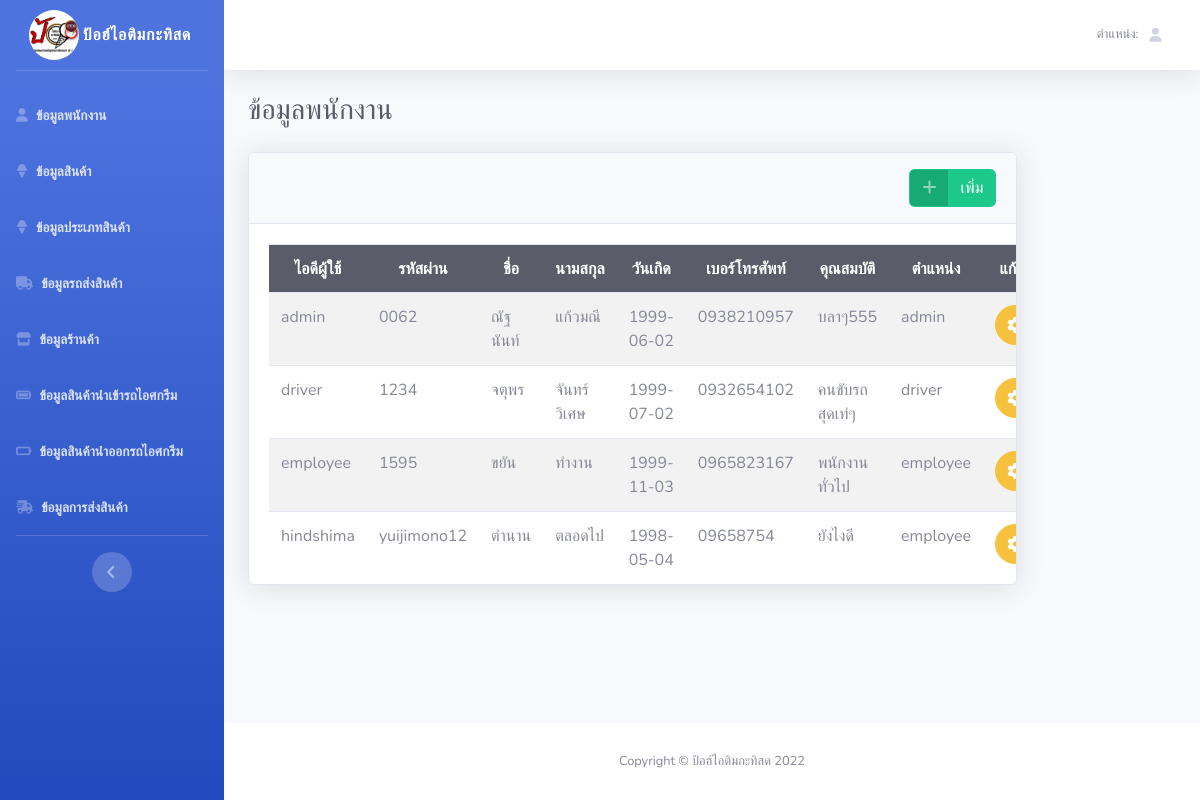
Page /employee_admin.php on the earlier database version.
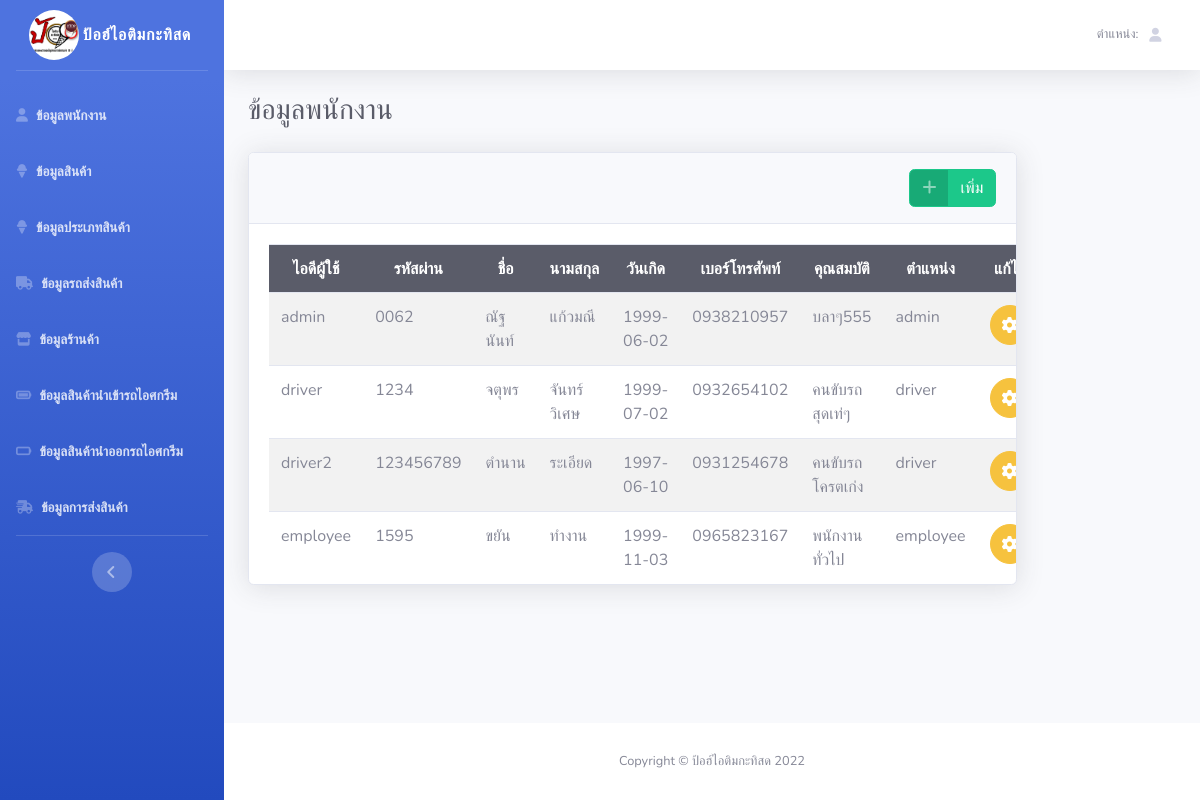
Same page on the later database version.
### tables this page shows
CREATE TABLE `employee` (
  `emp_id` varchar(50) NOT NULL,
  `emp_psw` varchar(50) NOT NULL,
  `emp_name` varchar(50) NOT NULL,
  `emp_sname` varchar(50) NOT NULL,
  `emp_birth` date NOT NULL,
  `emp_phone` varchar(15) NOT NULL,
  `qualification` varchar(100) NOT NULL,
  `position` enum('admin','driver','employee','') NOT NULL
);

### employee_admin.php (the view, shortened to what this page needs)
<?php
require("connection.php");
?>
<!DOCTYPE html>
<html lang="en">
<head>
    <link href="vendor/fontawesome-free-6.0.0-web/css/all.min.css" rel="stylesheet" type="text/css">
    <link href="css/sb-admin-2.min.css" rel="stylesheet">
</head>
<body id="page-top">
    <div id="wrapper">
        <ul class="navbar-nav bg-gradient-primary sidebar sidebar-dark accordion" id="accordionSidebar">
            <a class="sidebar-brand d-flex align-items-center justify-content-center" href="index_admin.php">
                <div >
                    <i><img style="border-radius: 50%; width: 50px; " src="image/224019868_4188885927869080_8971062786250497666_n.jpg" ></i>
                </div>
                <div class="sidebar-brand-text mx-1">ป้อฮ์ไอติมกะทิสด</div>
            </a>
            <hr class="sidebar-divider">
            <li class="nav-item">
                <a class="nav-link collapsed" href="employee_admin.php">
                    <i class="fa-solid fa-user"></i>
                    <span><b>ข้อมูลพนักงาน</b></span>
                </a>
            </li>
            <li class="nav-item">
                <a class="nav-link collapsed" href="#">
                    <i class="fa-solid fa-ice-cream"></i>
                    <span><b>ข้อมูลสินค้า</b></span>
                </a>
            </li>
            <li class="nav-item">
                <a class="nav-link collapsed" href="#">
                    <i class="fa-solid fa-ice-cream"></i>
                    <span><b>ข้อมูลประเภทสินค้า</b></span>
                </a>
            </li>
            <li class="nav-item">
                <a class="nav-link collapsed" href="#">
                    <i class="fa-solid fa-truck"></i>
                    <span><b>ข้อมูลรถส่งสินค้า</b></span>
                </a>
            </li>
            <li class="nav-item">
                <a class="nav-link collapsed" href="#">
                    <i class="fa-solid fa-store"></i>
                    <span><b>ข้อมูลร้านค้า</b></span>
                </a>
            </li>
            <li class="nav-item">
                <a class="nav-link collapsed" href="#">
                    <i class="fa-solid fa-battery-full"></i>
                    <span><b>ข้อมูลสินค้านำเข้ารถไอศกรีม</b></span>
                </a>
            </li>
            <li class="nav-item">
                <a class="nav-link collapsed" href="#">
                    <i class="fa-solid fa-battery-empty"></i>
                    <span><b>ข้อมูลสินค้านำออกรถไอศกรีม</b></span>
                </a>
            </li>
            <li class="nav-item">
                <a class="nav-link collapsed" href="#">
                    <i class="fa-solid fa-truck-fast"></i>
                    <span><b>ข้อมูลการส่งสินค้า</b></span>
                </a>
            </li>
            <hr class="sidebar-divider d-none d-md-block">
            <div class="text-center d-none d-md-inline">
                <button class="rounded-circle border-0" id="sidebarToggle"></button>
            </div>
        </ul>
        <div id="content-wrapper" class="d-flex flex-column">
            <div id="content">
                <nav class="navbar navbar-expand navbar-light bg-white topbar mb-4 static-top shadow">
                    <ul class="navbar-nav ml-auto">
                        <li class="nav-item dropdown no-arrow">
                            <a class="nav-link dropdown-toggle" href="#" id="userDropdown" role="button"
                                data-toggle="dropdown" aria-haspopup="true" aria-expanded="false">
                                <span class="mr-2 d-none d-lg-inline text-gray-600 small">ตำแหน่ง: <?=$_SESSION['position']?></span>
                                <i class="fas fa-user fa-sm fa-fw mr-2 text-gray-400"></i>
                            </a>
                        </li>
                    </ul>
                </nav>
                <div class="container-fluid">
                    <div class="d-sm-flex align-items-center justify-content-between mb-4">
                        <h1 class="h3 mb-0 text-gray-800">ข้อมูลพนักงาน</h1>
                    </div>
                    <div class="row">
                        <div class="col-xl-10 col-lg-7">
                            <div class="card shadow mb-4">
                                <div
                                    class="card-header py-3 d-flex flex-row align-items-center justify-content-between">
                                    <a href="employee_admin_insert.php" class="btn btn-success btn-icon-split">
                                        <span class="icon text-white-50">
                                            <i class="fas fa-plus"></i>
                                        </span>
                                        <span class="text">เพิ่ม</span>
                                    </a>
                                </div>
                                <div class="card-body" style="overflow-x: scroll;">
                                    <div class="chart-area">
                                    <table class="table table-striped table-lg" id="table" style="margin: auto;">
                                    <tbody>
                                        <tr>
                                        <td class="table-dark" style="text-align: center;"><b>ไอดีผู้ใช้</b></td>
                                        <td class="table-dark" style="text-align: center;"><b>รหัสผ่าน</b></td>
                                        <td class="table-dark" style="text-align: center;"><b>ชื่อ</b></td>
                                        <td class="table-dark" style="text-align: center;"><b>นามสกุล</b></td>
                                        <td class="table-dark" style="text-align: center;"><b>วันเกิด</b></td>
                                        <td class="table-dark" style="text-align: center;"><b>เบอร์โทรศัพท์</b></td>
                                        <td class="table-dark" style="text-align: center;"><b>คุณสมบัติ</b></td>
                                        <td class="table-dark" style="text-align: center;"><b>ตำแหน่ง</b></td>
                                        <td class="table-dark" style="text-align: center;"><b>แก้ไข</b></td>
                                            <?php
                                            $sql2 = "SELECT * FROM employee";
                                            $result = mysqli_query($conn,$sql2);
                                            while ($row = mysqli_fetch_assoc($result)){
                                            ?>
                                                <td><?php echo $row['emp_id']?></td>
                                                <td><?php echo $row['emp_psw']?></td>
                                                <td><?php echo $row['emp_name']?></td>
                                                <td><?php echo $row['emp_sname']?></td>
                                                <td><?php echo $row['emp_birth']?></td>
                                                <td><?php echo $row['emp_phone']?></td>
                                                <td><?php echo $row['qualification']?></td>
                                                <td><?php echo $row['position']?></td>
                                                <td style="text-align: center;">
                                                    <a href="employee_admin_edit.php?update_id=<?php echo $row['emp_id']?> " class="btn btn-warning btn-circle">
                                                        <i class="fas fa-gear"></i>
                                                    </a>
                                                </td>
                                        </tr>
                                        <?php
                                            }
                                        ?>
                                    </tbody>
                                    </table>
                                    </div>
                                </div>
                            </div>
                        </div>
                    </div>
                </div>
            </div>
            <footer class="sticky-footer bg-white">
                <div class="container my-auto">
                    <div class="copyright text-center my-auto">
                        <span>Copyright &copy; ป้อฮ์ไอติมกะทิสด 2022</span>
                    </div>
                </div>
            </footer>
        </div>
    </div>
</body>
</html>

Differences in the rows shown:
removed employee: emp_id "hindshima", emp_psw "yuijimono12", emp_name "ตำนาน", emp_sname "ตลอดไป", emp_birth "1998-05-04", emp_phone "09658754", qualification "ยังไงดี", position "employee"
added employee: emp_id "driver2", emp_psw "123456789", emp_name "ตำนาน", emp_sname "ระเอียด", emp_birth "1997-06-10", emp_phone "0931254678", qualification "คนขับรถโครตเก่ง", position "driver"
